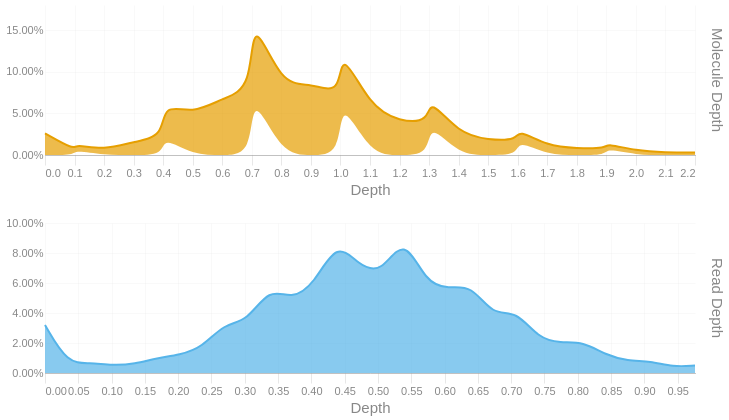

The notebook cell saved with this chart:
### Code cell
readdep = depth_hist(tb['Read Depth'], q99, 3)
readdep = readdep.with_columns(pl.lit('Read Depth').alias('Metric'))
if not SKIPLR:
    moldep = depth_hist(tb['Molecule Depth'], mol_q99, 1)
    moldep = moldep.with_columns(pl.lit('Molecule Depth').alias('Metric'))
    _hist = pl.concat([readdep, moldep])
    _hist = _hist.filter(pl.col('Proportion') != 0)
    with SafeRender(_hist):
        (
            alt.Chart(_hist)        
            .mark_area(interpolate = "basis")
            .encode(
                x=alt.X('Bin:Q').scale(domainMin=0).axis(alt.Axis(title='Depth')),
                y = alt.Y('Proportion:Q', title = None).axis(format = '.2%'),
                color = alt.Color('Metric:N').legend(None),
                row = alt.Row("Metric:N").header(title = None, labelOrient = 'right'),
                tooltip = [
                    alt.Tooltip("Metric:N", title = "Metric"),
                    alt.Tooltip('Interval:N', title = "Depth Interval"),
                    alt.Tooltip('Proportion:Q', title = "% Alignments").format('.2%')
                ]
            )
            .resolve_scale(x='independent', y='independent')
            .properties(
                height = 150, width = 650,
                usermeta={'embedOptions': {'downloadFileName': f'{samplename}.depth.hist'}}
            )
        ).display()
else:
    readdep = readdep.filter(pl.col('Proportion') != 0)
    with SafeRender(readdep):
        (
            alt.Chart(readdep)        
            .mark_area(interpolate = "basis")
            .encode(
                x=alt.X('Bin:Q').scale(domainMin=0).axis(alt.Axis(title='Depth')),
                y = alt.Y('Proportion:Q', title = None).axis(format = '.2%'),
                tooltip = [
                    alt.Tooltip('Interval:N', title = "Depth Interval"),
                    alt.Tooltip('Proportion:Q', title = "% Alignments").format('.2%')
                ]
            )
            .properties(
                usermeta={'embedOptions': {'downloadFileName': f'{samplename}.depth.hist'}}
            )
        ).display()

### Figure 1 — Vega-Lite specification as saved in the notebook (floating-point values rounded to 4 significant figures)
{"width": 650, "height": 150, "config": {"title": {"anchor": "start", "dy": -15, "fontSize": 18, "color": "#888888", "subtitleColor": "#888888", "subtitleFontSize": 14}, "arc": {"fill": "#0072B2"}, "axis": {"domainColor": "#888888", "domainWidth": 0.5, "gridWidth": 0.2, "grid": false, "titleFontWeight": 400, "titleFontSize": 15, "labelFontSize": 11, "labelColor": "#888888", "tickColor": "#888888", "tickWidth": 0.2, "titleColor": "#888888"}, "axisBand": {"grid": false}, "axisX": {"grid": true, "tickSize": 10, "domainCap": "round"}, "axisY": {"domain": false, "grid": true, "tickSize": 0, "domainCap": "round"}, "background": "transparent", "header": {"labelFontSize": 15, "labelColor": "#888888", "titleFontSize": 15, "titleFontWeight": 600, "titleColor": "#888888"}, "legend": {"labelFont": "sans-serif", "labelFontSize": 12, "labelColor": "#888888", "symbolSize": 100, "symbolType": "circle", "titleFontSize": 12, "titlePadding": 10, "titleColor": "#888888", "title": null}, "range": {"category": ["#E69F00", "#56B4E9", "#009E73", "#F0E442", "#0072B2", "#D55E00", "#CC79A7", "#000000"], "diverging": ["#cfe8f3", "#a2d4ec", "#73bfe2", "#46abdb", "#1696d2", "#12719e"]}, "area": {"fill": "#0072B2", "fillOpacity": 0.7, "line": true, "strokeOpacity": 0.7}, "line": {"color": "#0072B2", "stroke": "#0072B2", "strokeWidth": 2}, "trail": {"color": "#0072B2", "stroke": "#0072B2", "strokeWidth": 0, "size": 1}, "point": {"filled": true, "fillOpacity": 1.0, "size": 95}, "text": {"color": "#888888", "fontSize": 11, "align": "right", "fontWeight": 400, "size": 11}, "bar": {"fill": "#0072B2", "stroke": null}, "view": {"stroke": null, "continuousWidth": 660, "continuousHeight": 400}}, "data": {"name": "data-92f419dd27f34fbb31fea3858973a49f"}, "mark": {"type": "area", "interpolate": "basis"}, "encoding": {"color": {"field": "Metric", "legend": null, "type": "nominal"}, "row": {"field": "Metric", "header": {"title": null, "labelOrient": "right"}, "type": "nominal"}, "tooltip": [{"field": "Metric", "title": "Metric", "type": "nominal"}, {"field": "Interval", "title": "Depth Interval", "type": "nominal"}, {"field": "Proportion", "format": ".2%", "title": "% Alignments", "type": "quantitative"}], "x": {"axis": {"title": "Depth"}, "field": "Bin", "scale": {"domainMin": 0}, "type": "quantitative"}, "y": {"axis": {"format": ".2%"}, "field": "Proportion", "title": null, "type": "quantitative"}}, "resolve": {"scale": {"x": "independent", "y": "independent"}}, "usermeta": {"embedOptions": {"downloadFileName": "S1_Musquodoboit_024.depth.hist"}}, "$schema": "https://vega.github.io/schema/vega-lite/v6.1.0.json", "datasets": {"data-92f419dd27f34fbb31fea3858973a49f": [{"Bin": 0.0, "Interval": "0.0-0.034", "Proportion": 0.032, "Metric": "Read Depth"}, {"Bin": 0.034, "Interval": "0.034-0.067", "Proportion": 0.006, "Metric": "Read Depth"}, {"Bin": 0.067, "Interval": "0.067-0.101", "Proportion": 0.007, "Metric": "Read Depth"}, {"Bin": 0.101, "Interval": "0.101-0.135", "Proportion": 0.005, "Metric": "Read Depth"}, {"Bin": 0.135, "Interval": "0.135-0.168", "Proportion": 0.006, "Metric": "Read Depth"}, {"Bin": 0.168, "Interval": "0.168-0.202", "Proportion": 0.01, "Metric": "Read Depth"}, {"Bin": 0.202, "Interval": "0.202-0.236", "Proportion": 0.012, "Metric": "Read Depth"}, {"Bin": 0.236, "Interval": "0.236-0.269", "Proportion": 0.017, "Metric": "Read Depth"}, {"Bin": 0.269, "Interval": "0.269-0.303", "Proportion": 0.033, "Metric": "Read Depth"}, {"Bin": 0.303, "Interval": "0.303-0.337", "Proportion": 0.034, "Metric": "Read Depth"}, {"Bin": 0.337, "Interval": "0.337-0.37", "Proportion": 0.057, "Metric": "Read Depth"}, {"Bin": 0.37, "Interval": "0.37-0.404", "Proportion": 0.049, "Metric": "Read Depth"}, {"Bin": 0.404, "Interval": "0.404-0.438", "Proportion": 0.059, "Metric": "Read Depth"}, {"Bin": 0.438, "Interval": "0.438-0.471", "Proportion": 0.088, "Metric": "Read Depth"}, {"Bin": 0.471, "Interval": "0.471-0.505", "Proportion": 0.072, "Metric": "Read Depth"}, {"Bin": 0.505, "Interval": "0.505-0.539", "Proportion": 0.066, "Metric": "Read Depth"}, {"Bin": 0.539, "Interval": "0.539-0.572", "Proportion": 0.092, "Metric": "Read Depth"}, {"Bin": 0.572, "Interval": "0.572-0.606", "Proportion": 0.06, "Metric": "Read Depth"}, {"Bin": 0.606, "Interval": "0.606-0.64", "Proportion": 0.056, "Metric": "Read Depth"}, {"Bin": 0.64, "Interval": "0.64-0.673", "Proportion": 0.059, "Metric": "Read Depth"}, {"Bin": 0.673, "Interval": "0.673-0.707", "Proportion": 0.038, "Metric": "Read Depth"}, {"Bin": 0.707, "Interval": "0.707-0.741", "Proportion": 0.042, "Metric": "Read Depth"}, {"Bin": 0.741, "Interval": "0.741-0.774", "Proportion": 0.023, "Metric": "Read Depth"}, {"Bin": 0.774, "Interval": "0.774-0.808", "Proportion": 0.02, "Metric": "Read Depth"}, {"Bin": 0.808, "Interval": "0.808-0.842", "Proportion": 0.021, "Metric": "Read Depth"}, {"Bin": 0.842, "Interval": "0.842-0.875", "Proportion": 0.012, "Metric": "Read Depth"}, {"Bin": 0.875, "Interval": "0.875-0.909", "Proportion": 0.008, "Metric": "Read Depth"}, {"Bin": 0.909, "Interval": "0.909-0.943", "Proportion": 0.008, "Metric": "Read Depth"}, {"Bin": 0.943, "Interval": "0.943-0.976", "Proportion": 0.004, "Metric": "Read Depth"}, {"Bin": 0.976, "Interval": "0.976-1.01", "Proportion": 0.005, "Metric": "Read Depth"}, {"Bin": 0.0, "Interval": "0.0-0.1", "Proportion": 0.026, "Metric": "Molecule Depth"}, {"Bin": 0.1, "Interval": "0.1-0.1", "Proportion": 0.006, "Metric": "Molecule Depth"}, {"Bin": 0.1, "Interval": "0.1-0.2", "Proportion": 0.007, "Metric": "Molecule Depth"}, {"Bin": 0.2, "Interval": "0.2-0.3", "Proportion": 0.006, "Metric": "Molecule Depth"}, {"Bin": 0.3, "Interval": "0.3-0.4", "Proportion": 0.016, "Metric": "Molecule Depth"}, {"Bin": 0.4, "Interval": "0.4-0.4", "Proportion": 0.022, "Metric": "Molecule Depth"}, {"Bin": 0.4, "Interval": "0.4-0.5", "Proportion": 0.04, "Metric": "Molecule Depth"}, {"Bin": 0.5, "Interval": "0.5-0.6", "Proportion": 0.049, "Metric": "Molecule Depth"}, {"Bin": 0.6, "Interval": "0.6-0.7", "Proportion": 0.068, "Metric": "Molecule Depth"}, {"Bin": 0.7, "Interval": "0.7-0.7", "Proportion": 0.079, "Metric": "Molecule Depth"}, {"Bin": 0.7, "Interval": "0.7-0.8", "Proportion": 0.094, "Metric": "Molecule Depth"}, {"Bin": 0.8, "Interval": "0.8-0.9", "Proportion": 0.082, "Metric": "Molecule Depth"}, {"Bin": 0.9, "Interval": "0.9-1.0", "Proportion": 0.087, "Metric": "Molecule Depth"}, {"Bin": 1.0, "Interval": "1.0-1.0", "Proportion": 0.071, "Metric": "Molecule Depth"}, {"Bin": 1.0, "Interval": "1.0-1.1", "Proportion": 0.059, "Metric": "Molecule Depth"}, {"Bin": 1.1, "Interval": "1.1-1.2", "Proportion": 0.058, "Metric": "Molecule Depth"}, {"Bin": 1.2, "Interval": "1.2-1.3", "Proportion": 0.04, "Metric": "Molecule Depth"}, {"Bin": 1.3, "Interval": "1.3-1.3", "Proportion": 0.04, "Metric": "Molecule Depth"}, {"Bin": 1.3, "Interval": "1.3-1.4", "Proportion": 0.029, "Metric": "Molecule Depth"}, {"Bin": 1.4, "Interval": "1.4-1.5", "Proportion": 0.026, "Metric": "Molecule Depth"}, {"Bin": 1.5, "Interval": "1.5-1.6", "Proportion": 0.018, "Metric": "Molecule Depth"}, {"Bin": 1.6, "Interval": "1.6-1.6", "Proportion": 0.018, "Metric": "Molecule Depth"}, {"Bin": 1.6, "Interval": "1.6-1.7", "Proportion": 0.013, "Metric": "Molecule Depth"}, {"Bin": 1.7, "Interval": "1.7-1.8", "Proportion": 0.011, "Metric": "Molecule Depth"}, {"Bin": 1.8, "Interval": "1.8-1.9", "Proportion": 0.008, "Metric": "Molecule Depth"}, {"Bin": 1.9, "Interval": "1.9-1.9", "Proportion": 0.008, "Metric": "Molecule Depth"}, {"Bin": 1.9, "Interval": "1.9-2.0", "Proportion": 0.006, "Metric": "Molecule Depth"}, {"Bin": 2.0, "Interval": "2.0-2.1", "Proportion": 0.005, "Metric": "Molecule Depth"}, {"Bin": 2.1, "Interval": "2.1-2.2", "Proportion": 0.003, "Metric": "Molecule Depth"}, {"Bin": 2.2, "Interval": "2.2-2.24", "Proportion": 0.003, "Metric": "Molecule Depth"}]}}
